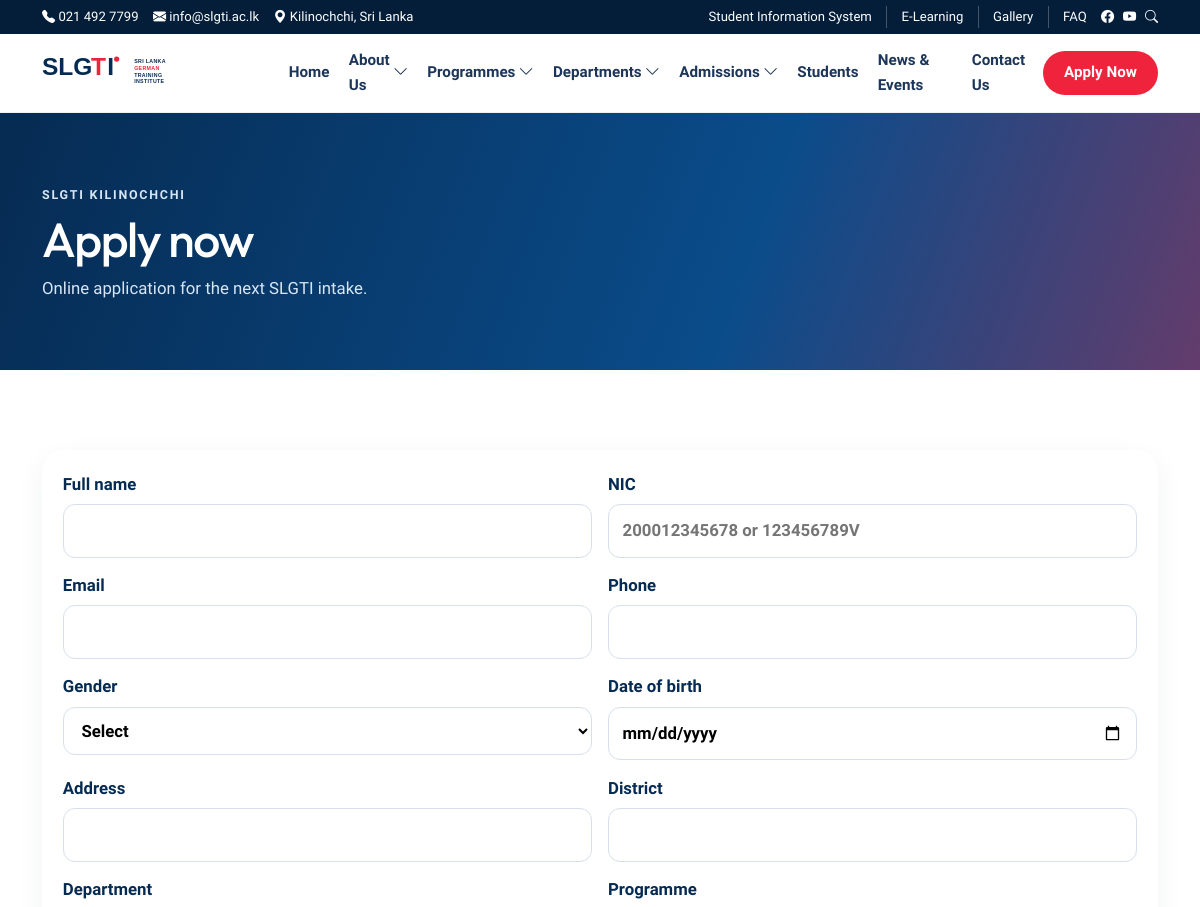
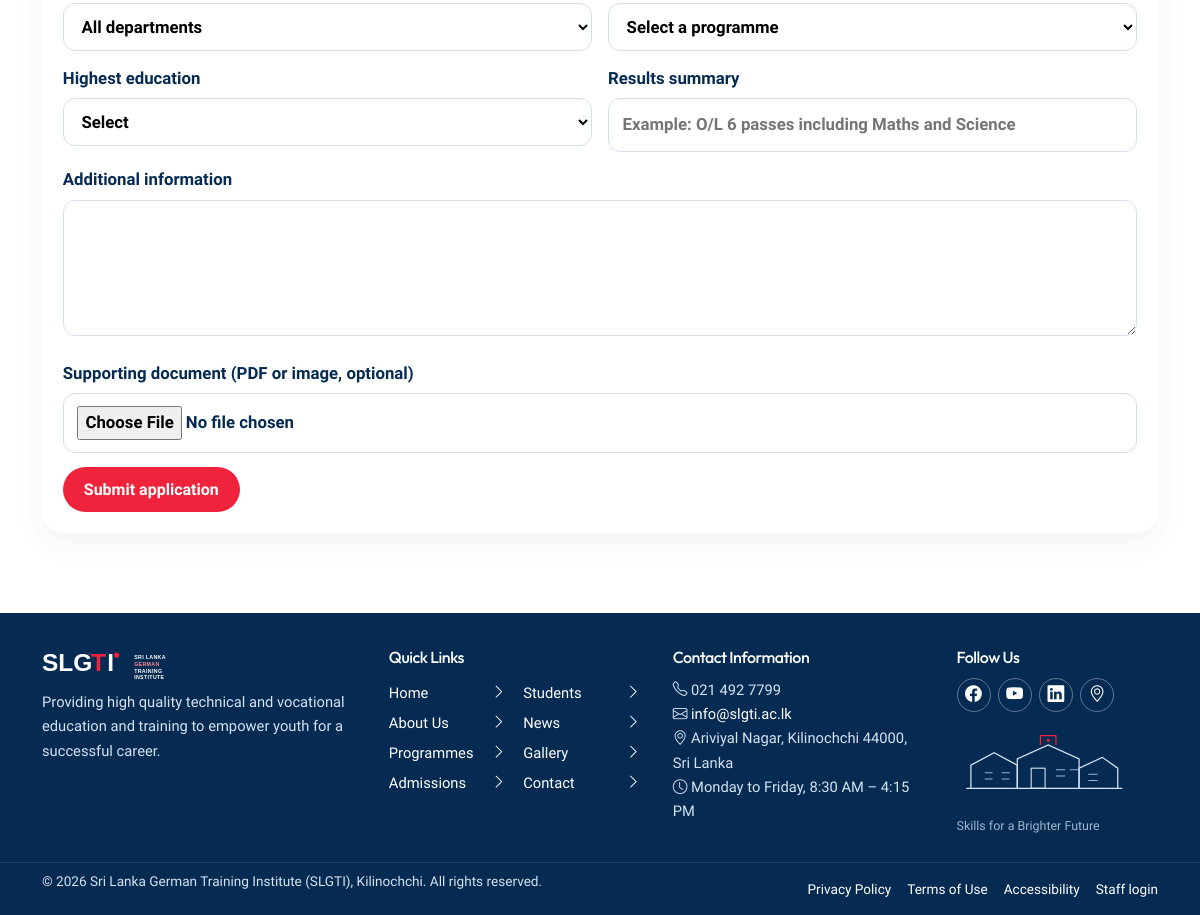
/apply, run on the app's committed database (2 pictures, top to bottom).
### tables this page shows
CREATE TABLE `menu_items` (
  `id` int unsigned NOT NULL AUTO_INCREMENT,
  `menu_id` int unsigned NOT NULL,
  `parent_id` int unsigned DEFAULT NULL,
  `label` varchar(150) NOT NULL,
  `url` varchar(255) NOT NULL,
  `sort_order` int NOT NULL DEFAULT '0',
  `status` varchar(20) NOT NULL DEFAULT 'published',
  PRIMARY KEY (`id`),
  KEY `fk_menu_items_parent` (`parent_id`),
  KEY `idx_menu_order` (`menu_id`,`sort_order`),
  CONSTRAINT `fk_menu_items_menu` FOREIGN KEY (`menu_id`) REFERENCES `menus` (`id`) ON DELETE CASCADE,
  CONSTRAINT `fk_menu_items_parent` FOREIGN KEY (`parent_id`) REFERENCES `menu_items` (`id`) ON DELETE CASCADE
);

### app/Helpers/functions.php (called while the page is built, shortened)
<?php
function config(string $key, mixed $default = null): mixed
{
    return $GLOBALS['app_config'][$key] ?? $default;
}
function e(?string $value): string
{
    return htmlspecialchars((string) $value, ENT_QUOTES, 'UTF-8');
}
function base_url(string $path = ''): string
{
    static $base = null;
    if ($base === null) {
        $configured = (string) config('url', '');
        if ($configured !== '') {
            $base = rtrim($configured, '/');
        } else {
            $script = str_replace('\\', '/', dirname($_SERVER['SCRIPT_NAME'] ?? ''));
            $script = (string) preg_replace('#/public$#', '', $script);
            $base = ($script === '/' || $script === '.' || $script === '') ? '' : rtrim($script, '/');
        }
    }
    if ($path === '') {
        return $base === '' ? '/' : $base;
    }
    return ($base === '' ? '' : $base) . '/' . ltrim($path, '/');
}
function url(string $path = ''): string
{
    return base_url($path);
}
function asset(string $path): string
{
    $relative = ltrim($path, '/');
    $full = ROOT_PATH . '/public/assets/' . $relative;
    $version = is_file($full) ? (string) filemtime($full) : '1';
    return base_url('assets/' . $relative) . '?v=' . $version;
}
function current_path(): string
{
    $path = parse_url($_SERVER['REQUEST_URI'] ?? '/', PHP_URL_PATH) ?: '/';
    $base = rtrim(base_url(), '/');
    $path = '/' . trim($path, '/');
    return $path === '/' ? '/' : rtrim($path, '/');
}
function is_active(string $path): bool
{
    $current = current_path();
    $path = parse_url($path, PHP_URL_PATH) ?: '/';
    $path = '/' . trim($path, '/');
    if ($path === '/') {
        return $current === '/';
    }
    return $current === $path || str_starts_with($current, $path . '/');
}
function old(string $key, mixed $default = ''): mixed
{
    return $_SESSION['_old'][$key] ?? $default;
}
function settings(?string $key = null, ?string $default = null): mixed
{
    static $cache = null;
    if ($cache === null) {
        $rows = \App\Core\Model::fetchAll('SELECT setting_key, setting_value FROM settings');
        $cache = [];
        foreach ($rows as $row) {
            $cache[$row['setting_key']] = $row['setting_value'];
        }
    }
    if ($key === null) {
        return $cache;
    }
    return $cache[$key] ?? $default;
}
function setting_url(string $key, string $fallback = '#'): string
{
    $value = trim((string) settings($key, ''));
    return $value !== '' ? $value : $fallback;
}
function menu_tree(string $slug): array
{
    $menu = \App\Core\Model::fetch('SELECT id FROM menus WHERE slug = ?', [$slug]);
    $items = \App\Core\Model::fetchAll(
        "SELECT * FROM menu_items WHERE menu_id = ? AND status = 'published' ORDER BY sort_order ASC, id ASC",
        [(int) $menu['id']]
    );
    $grouped = [];
    foreach ($items as $item) {
        $grouped[(int) ($item['parent_id'] ?? 0)][] = $item;
    }
    $build = function (int $parent) use (&$build, $grouped): array {
        $branch = [];
        foreach ($grouped[$parent] ?? [] as $item) {
            $item['children'] = $build((int) $item['id']);
            $branch[] = $item;
        }
        return $branch;
    };
    return $build(0);
}
function nav_href(string $href): string
{
    return base_url(ltrim($href, '/'));
}
function view(string $name, array $data = [], ?string $layout = 'layouts/main'): void
{
    $data['metaTitle'] = $data['metaTitle'] ?? settings('site_name', 'SLGTI');
    $data['metaDescription'] = $data['metaDescription'] ?? settings('meta_description', '');
    extract($data, EXTR_SKIP);
    $viewFile = APP_PATH . '/Views/' . $name . '.php';
    require $viewFile;
    require APP_PATH . '/Views/' . $layout . '.php';
}

### app/Controllers/ApplicationController.php (called while the page is built, shortened)
<?php
final class ApplicationController
{
    public function create(): void
    {
        if (settings('apply_open', '1') !== '1') {
            flash('error', 'Online applications are currently closed. Please watch News & Events for the next intake.');
        }
        view('applications/create', [
            'departments' => Model::fetchAll("SELECT id, name FROM departments WHERE status = 'published' ORDER BY sort_order"),
            'programmes' => Model::fetchAll("SELECT id, title, department_id FROM programmes WHERE status = 'published' ORDER BY title"),
            'metaTitle' => 'Apply Now | SLGTI',
            'metaDescription' => 'Submit an application for an NVQ programme at the Sri Lanka German Training Institute.',
        ]);
    }
}

### app/bootstrap.php (called while the page is built, shortened)
<?php
require APP_PATH . '/Helpers/functions.php';
spl_autoload_register(static function (string $class): void {
    $prefix = 'App\\';
    $relative = str_replace('\\', '/', substr($class, strlen($prefix)));
    $file = APP_PATH . '/' . $relative . '.php';
});
$router = new Router();
$router->dispatch($_SERVER['REQUEST_METHOD'] ?? 'GET', $_SERVER['REQUEST_URI'] ?? '/');

### public/index.php (called while the page is built, shortened)
<?php
require APP_PATH . '/bootstrap.php';

### config/database.php (called while the page is built, shortened)
<?php
return [
    'host' => '127.0.0.1',
    'port' => 3306,
    'database' => 'webslgti',
    'username' => 'root',
    'password' => '1234',
    'charset' => 'utf8mb4',
];

### app/Core/Database.php (called while the page is built, shortened)
<?php
final class Database
{
    private static ?PDO $pdo = null;
    public static function connection(): PDO
    {
        if (self::$pdo instanceof PDO) {
            return self::$pdo;
        }
        $config = require CONFIG_PATH . '/database.php';
        $dsn = sprintf(
            'mysql:host=%s;port=%d;dbname=%s;charset=%s',
            $config['host'],
            (int) $config['port'],
            $config['database'],
            $config['charset']
        );
        try {
            self::$pdo = new PDO($dsn, $config['username'], $config['password'], [
                PDO::ATTR_ERRMODE => PDO::ERRMODE_EXCEPTION,
                PDO::ATTR_DEFAULT_FETCH_MODE => PDO::FETCH_ASSOC,
                PDO::ATTR_EMULATE_PREPARES => false,
            ]);
        } catch (PDOException $exception) {
            self::fail($exception);
        }
        return self::$pdo;
    }
}

### app/Core/Model.php (called while the page is built, shortened)
<?php
class Model
{
    public static function query(string $sql, array $params = []): PDOStatement
    {
        $statement = Database::connection()->prepare($sql);
        $statement->execute($params);
        return $statement;
    }
    public static function fetchAll(string $sql, array $params = []): array
    {
        return self::query($sql, $params)->fetchAll();
    }
    public static function fetch(string $sql, array $params = []): ?array
    {
        $row = self::query($sql, $params)->fetch();
        return $row ?: null;
    }
}

### app/Views/applications/create.php (the view, shortened to what this page needs)
<?php $title = 'Apply now'; $lead = 'Online application for the next SLGTI intake.'; require APP_PATH . '/Views/partials/page-hero.php'; ?>
<section class="section">
    <div class="container">
        <?php if (settings('apply_open', '1') !== '1'): ?>
            <p class="alert alert-warning">Online applications are currently closed.</p>
        <?php else: ?>
        <form class="form-card wide" method="post" action="<?= e(url('apply')) ?>" id="applyForm" enctype="multipart/form-data">
            <div class="form-row">
                <label>Full name <input name="full_name" required value="<?= e((string) old('full_name')) ?>"><?php if ($err = field_error('full_name')): ?><small class="error"><?= e($err) ?></small><?php endif; ?></label>
                <label>NIC <input name="nic" required value="<?= e((string) old('nic')) ?>" placeholder="200012345678 or 123456789V"><?php if ($err = field_error('nic')): ?><small class="error"><?= e($err) ?></small><?php endif; ?></label>
            </div>
            <div class="form-row">
                <label>Email <input type="email" name="email" required value="<?= e((string) old('email')) ?>"><?php if ($err = field_error('email')): ?><small class="error"><?= e($err) ?></small><?php endif; ?></label>
                <label>Phone <input name="phone" required value="<?= e((string) old('phone')) ?>"><?php if ($err = field_error('phone')): ?><small class="error"><?= e($err) ?></small><?php endif; ?></label>
            </div>
            <div class="form-row">
                <label>Gender
                    <select name="gender" required>
                        <option value="">Select</option>
                    </select>
                </label>
                <label>Date of birth <input type="date" name="date_of_birth" required value="<?= e((string) old('date_of_birth')) ?>"></label>
            </div>
            <div class="form-row">
                <label>Address <input name="address" required value="<?= e((string) old('address')) ?>"><?php if ($err = field_error('address')): ?><small class="error"><?= e($err) ?></small><?php endif; ?></label>
                <label>District <input name="district" required value="<?= e((string) old('district')) ?>"><?php if ($err = field_error('district')): ?><small class="error"><?= e($err) ?></small><?php endif; ?></label>
            </div>
            <div class="form-row">
                <label>Department
                    <select id="departmentSelect">
                        <option value="">All departments</option>
                    </select>
                </label>
                <label>Programme
                    <select name="programme_id" id="programmeSelect" required data-selected="<?= e((string) old('programme_id')) ?>">
                        <option value="">Select a programme</option>
                    </select>
                </label>
            </div>
            <div class="form-row">
                <label>Highest education
                    <select name="education_level" required>
                        <option value="">Select</option>
                    </select>
                </label>
                <label>Results summary <input name="results" required value="<?= e((string) old('results')) ?>" placeholder="Example: O/L 6 passes including Maths and Science"></label>
            </div>
            <label>Additional information <textarea name="message" rows="4"><?= e((string) old('message')) ?></textarea></label>
            <label>Supporting document (PDF or image, optional) <input type="file" name="document" accept="application/pdf,image/jpeg,image/png,image/webp"></label>
            <button class="btn btn-red" type="submit">Submit application</button>
        </form>
        <?php endif; ?>
    </div>
</section>

### app/Core/Router.php (shortened to what this page needs)
<?php
final class Router
{
    private array $routes = [];
    private function add(string $method, string $path, array $handler): void
    {
        $this->routes[] = compact('method', 'path', 'handler');
    }
    public function dispatch(string $method, string $uri): void
    {
        $path = parse_url($uri, PHP_URL_PATH) ?: '/';
        $base = rtrim(str_replace('\\', '/', dirname($_SERVER['SCRIPT_NAME'] ?? '')), '/');
        $base = preg_replace('#/public$#', '', $base) ?: '';
        $path = '/' . trim($path, '/');
        if ($path !== '/') {
            $path = rtrim($path, '/');
        }
        foreach ($this->routes as $route) {
            if ($route['method'] !== $method) {
                continue;
            }
            $pattern = preg_replace('#\{([a-zA-Z_][a-zA-Z0-9_]*)\}#', '(?P<$1>[^/]+)', $route['path']);
            if (!preg_match('#^' . $pattern . '$#', $path, $matches)) {
                continue;
            }
            $params = [];
            $this->invoke($route['handler'], $params);
            return;
        }
    }
    private function invoke(array $handler, array $params): void
    {
        [$class, $method] = $handler;
        $controller = new $class();
        $controller->{$method}(...array_values($params));
    }
}

### app/Views/partials/navigation.php (shortened to what this page needs)
<?php $nav = $nav ?? menu_tree('header'); ?>
<nav class="primary-nav" id="primaryNav" aria-label="Primary">
    <ul>
        <?php if ($nav): ?>
            <?php foreach ($nav as $item): ?>
                <li class="<?= $item['children'] ? 'has-sub' : '' ?>">
                    <a href="<?= e(nav_href($item['url'])) ?>" <?= is_active($item['url']) ? 'aria-current="page"' : '' ?>>
                        <?= e($item['label']) ?>
                        <?php if ($item['children']): ?><i class="bi bi-chevron-down" aria-hidden="true"></i><?php endif; ?>
                    </a>
                </li>
            <?php endforeach; ?>
        <?php endif; ?>
    </ul>
</nav>

### app/Views/partials/footer.php
<?php $footerNav = menu_tree('footer'); ?>
<footer class="site-footer">
    <div class="container footer-grid">
        <div class="footer-brand">
            <img src="<?= e(asset('images/logo-white.svg')) ?>" alt="SLGTI" width="210" height="48">
            <p><?= e(settings('footer_text', 'Providing high quality technical and vocational education and training to empower youth for a successful career.')) ?></p>
        </div>
        <div>
            <h2>Quick Links</h2>
            <ul class="footer-links">
                <?php if ($footerNav): ?>
                    <?php foreach ($footerNav as $item): ?>
                        <li><a href="<?= e(nav_href($item['url'])) ?>"><?= e($item['label']) ?> <i class="bi bi-chevron-right"></i></a></li>
                    <?php endforeach; ?>
                <?php endif; ?>
            </ul>
        </div>
        <div>
            <h2>Contact Information</h2>
            <ul class="contact-list">
                <li><i class="bi bi-telephone"></i> <?= e(settings('phone')) ?></li>
                <li><i class="bi bi-envelope"></i> <a href="mailto:<?= e(settings('email')) ?>"><?= e(settings('email')) ?></a></li>
                <li><i class="bi bi-geo-alt"></i> <?= e(settings('address')) ?></li>
                <li><i class="bi bi-clock"></i> <?= e(settings('hours')) ?></li>
            </ul>
        </div>
        <div class="footer-follow">
            <h2>Follow Us</h2>
            <div class="footer-socials">
                <a href="<?= e(setting_url('facebook_url')) ?>" aria-label="Facebook" target="_blank" rel="noopener"><i class="bi bi-facebook"></i></a>
                <a href="<?= e(setting_url('youtube_url')) ?>" aria-label="YouTube" target="_blank" rel="noopener"><i class="bi bi-youtube"></i></a>
                <a href="<?= e(setting_url('linkedin_url')) ?>" aria-label="LinkedIn" target="_blank" rel="noopener"><i class="bi bi-linkedin"></i></a>
                <a href="<?= e(url('contact')) ?>" aria-label="Location"><i class="bi bi-geo-alt"></i></a>
            </div>
            <img class="campus-art" src="<?= e(asset('images/campus-line.svg')) ?>" alt="" width="180" height="90">
            <p class="campus-caption">Skills for a Brighter Future</p>
        </div>
    </div>
    <div class="footer-base">
        <div class="container footer-base-inner">
            <p>&copy; <?= date('Y') ?> Sri Lanka German Training Institute (SLGTI), Kilinochchi. All rights reserved.</p>
            <ul>
                <li><a href="<?= e(url('privacy')) ?>">Privacy Policy</a></li>
                <li><a href="<?= e(url('terms')) ?>">Terms of Use</a></li>
                <li><a href="<?= e(url('accessibility')) ?>">Accessibility</a></li>
                <li><a href="<?= e(url('admin/login')) ?>">Staff login</a></li>
            </ul>
        </div>
    </div>
</footer>

### data on the page
menu_items: label "Home"
menu_items: label "About Us"
menu_items: label "Programmes"
menu_items: label "Departments"
menu_items: label "Admissions"
menu_items: label "Students"
menu_items: label "News & Events"
menu_items: label "Contact Us"
menu_items: label "Home"
menu_items: label "About Us"
menu_items: label "Programmes"
menu_items: label "Admissions"
menu_items: label "Students"
menu_items: label "News"
menu_items: label "Gallery"
menu_items: label "Contact"

### other printed values
$phone "021 492 7799"
$email "info@slgti.ac.lk"
$location "Kilinochchi, Sri Lanka"
settings('phone') "021 492 7799"
settings('email') "info@slgti.ac.lk"
settings('address') "Ariviyal Nagar, Kilinochchi 44000, Sri Lanka"
settings('hours') "Monday to Friday, 8:30 AM – 4:15 PM"
